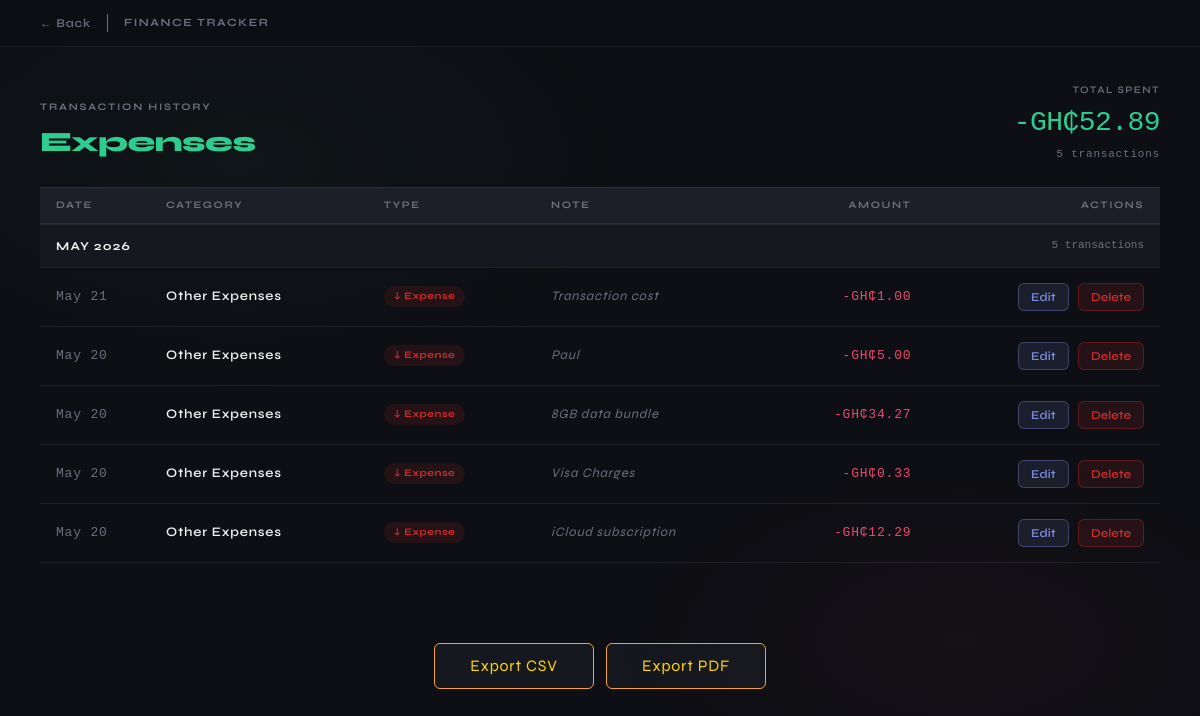
The page /transaction-history?filter=expenses (signed in) on the database its author committed.
### main.py (models this page shows)
class Transaction(db.Model):
    id = db.Column(db.Integer, primary_key=True)
    amount = db.Column(db.Float, nullable=False)
    category = db.Column(db.String(120), nullable=False)
    transaction_type = db.Column(db.String(120), nullable=False)
    month = db.Column(db.String(120), nullable=False)
    year = db.Column(db.String(120), nullable=False)
    dateMonth = db.Column(db.String(120) ,nullable=False)
    note = db.Column(db.String(120), nullable=True)
    user_id = db.Column(db.Integer, db.ForeignKey('user.id'), nullable=False)

### main.py (the view)
@app.route("/transaction-history")
@login_required
def transaction_history():
    filter_type = request.args.get('filter', 'all')
    current_month_str = actual_month(now.month)
    current_year_str = str(now.year)
    last_month_num = 12 if now.month == 1 else now.month - 1
    last_month_year_str = str(now.year - 1) if now.month == 1 else str(now.year)
    last_month_str = actual_month(last_month_num)
    base_query = Transaction.query.filter_by(user_id=current_user.id)
    if filter_type == 'income':
        transactions = base_query.filter_by(transaction_type='income', month=current_month_str,
                                            year=current_year_str).all()
        page_title = "Income"
    elif filter_type == 'expenses':
        transactions = base_query.filter_by(transaction_type='expenses', month=current_month_str,
                                            year=current_year_str).all()
        page_title = "Expenses"
    elif filter_type == 'last_month_income':
        transactions = base_query.filter_by(transaction_type='income', month=last_month_str,
                                            year=last_month_year_str).all()
        page_title = "Last Month Income"
    elif filter_type == 'last_month_expenses':
        transactions = base_query.filter_by(transaction_type='expenses', month=last_month_str,
                                            year=last_month_year_str).all()
        page_title = "Last Month Expenses"
    else:  # 'net' or 'all'
        transactions = base_query.all()
        page_title = "Net Total"
    transactions.sort(key=lambda x: x.id, reverse=True)
    return render_template("transaction-history.html", transactions=transactions, page_title=page_title,
                           filter_type=filter_type)

### main.py (called while the page is built)
def actual_month(fig:int) -> str:
    num:int = fig - 1
    month_string:str = monthStr[num]
    return month_string

@login_manager.user_loader
def load_user(user_id):
    return User.query.get(int(user_id))

### templates/transaction-history.html (shortened to what this page needs)
<!doctype html>
<html lang="en">
  <head>
    <link rel="stylesheet" href="{{ url_for('static', filename='bootstrap.min.css') }}" />
    <link rel="stylesheet" href="{{ url_for('static', filename='styles.css') }}" />
    <link rel="stylesheet" href="{{ url_for('static', filename='history.css') }}" />
  </head>
  <body>
    <div class="topbar">
      <div class="topbar-left">
        <a class="back-btn" href="{{ url_for('home') }}">← Back</a>
        <span class="topbar-brand">FINANCE TRACKER</span>
      </div>
    </div>
    {% set income_list = transactions | selectattr('transaction_type', 'equalto', 'income') | list %}
    {% set expense_list = transactions | selectattr('transaction_type', 'equalto', 'expenses') | list %}
    {% set total_income = income_list | sum(attribute='amount') %}
    {% set total_expenses = expense_list | sum(attribute='amount') %}
    {% if filter_type in ['income', 'last_month_income'] %}
      {% set display_total = total_income %}
      {% set sign = '+' %}
      {% set color_class = 'income' %}
    {% elif filter_type in ['expenses', 'last_month_expenses'] %}
      {% set display_total = total_expenses %}
      {% set sign = '-' %}
      {% set color_class = 'expense' %}
    {% else %}
      {% set display_total = total_income - total_expenses %}
      {% set sign = '+' if display_total >= 0 else '' %}
      {% set color_class = 'income' if display_total >= 0 else 'expense' %}
    {% endif %}
    <div class="page-header">
      <div class="page-title-group">
        <div class="page-eyebrow">Transaction History</div>
        <div class="page-title {{ color_class }}s">{{ page_title }}</div>
      </div>
      <div class="page-summary">
        <div class="summary-label">{{ 'Balance' if filter_type == 'net' else ('Total Earned' if color_class == 'income' else 'Total Spent') }}</div>
        <div class="summary-total {{ color_class }}s">
          {{ sign }}GH₵{{ "%.2f"|format(display_total) }}
        </div>
        <div class="summary-count">{{ transactions | length }} transactions</div>
      </div>
    </div>
    <div class="table-wrap">
      {% if transactions %}
        {% set ns = namespace(current_month='', current_year='') %}
        <table>
          <thead>
            <tr class="col-headers">
              <th>Date</th>
              <th>Category</th>
              <th>Type</th>
              <th>Note</th>
              <th class="right">Amount</th>
              <th class="right">Actions</th>
            </tr>
          </thead>
          <tbody>
            {% for t in transactions %}
              {% if t.month != ns.current_month or t.year|string != ns.current_year %}
                {% set ns.current_month = t.month %}
                {% set ns.current_year = t.year|string %}
                {% set month_txns = transactions | selectattr('month', 'equalto', t.month) | selectattr('year', 'equalto', t.year) | list %}
                <tr class="month-group">
                  <td colspan="4">{{ t.month }} {{ t.year }}</td>
                  <td colspan="2" class="month-count-col">{{ month_txns | length }} transactions</td>
                </tr>
              {% endif %}
              <tr class="data-row">
                <td class="date-cell">{{ t.dateMonth }}</td>
                <td class="category-cell">{{ t.category }}</td>
                <td>
                  <span class="type-pill {{ 'income' if t.transaction_type == 'income' else 'expense' }}">
                    {{ '↑ Income' if t.transaction_type == 'income' else '↓ Expense' }}
                  </span>
                </td>
                <td class="note-cell">{{ t.note or '—' }}</td>
                <td class="amount-cell {{ 'income' if t.transaction_type == 'income' else 'expense' }}s">
                  {{ '+' if t.transaction_type == 'income' else '-' }}GH₵{{ "%.2f"|format(t.amount) }}
                </td>
                <td class="actions-cell">
                  <button type="button" class="btn-edit"
                          data-id="{{ t.id }}"
                          data-amount="{{ t.amount }}"
                          data-category="{{ t.category }}"
                          data-type="{{ t.transaction_type }}"
                          data-note="{{ t.note }}"
                          onclick="openEditModalSafely(this)">
                    Edit
                  </button>
                  <form action="{{ url_for('delete_transaction', tx_id=t.id) }}" method="POST"
                        style="display:inline; margin:0;"
                        onsubmit="return confirm('Are you sure you want to delete this transaction?');">
                    <button type="submit" class="btn-delete">Delete</button>
                  </form>
                </td>
              </tr>
            {% endfor %}
          </tbody>
        </table>
      {% else %}
        <div class="empty">
          <div class="empty-icon">📭</div>
          <p>No transactions found for this category.</p>
        </div>
      {% endif %}
    </div>
    <div class="export-row">
      <a href="{{ url_for('export') }}" class="export btn">Export CSV</a>
      <a href="{{ url_for('export_pdf') }}" class="export btn">Export PDF</a>
    </div>
  </body>
</html>

### static/styles.css (style rules this page uses)
* { margin: 0; padding: 0; box-sizing: border-box; }
body { font-family: 'Syne', sans-serif; background-color: #0e0f14; height: 100vh; color: #fff; letter-spacing: 0.05em; }
a { text-decoration: none; color: inherit; }
.expenses { border-top: 5px solid #e84c6a; background: linear-gradient(135deg, rgba(213, 68, 43, 0.08) 0%, #15171e 40%, #0d0e12 100%); color: #e84c6a; }

### static/history.css (style rules this page uses)
*, *::before, *::after { box-sizing: border-box; margin: 0; padding: 0; }
body { background: #0e0f14; font-family: "Syne", sans-serif; color: #f0f0f0; min-height: 100vh; }
body::before { content: ""; position: fixed; inset: 0; background: radial-gradient( ellipse 60% 50% at 20% 20%, rgba(45, 204, 143, 0.03) 0%, transparent 60% ), radial-gradient( ellipse 50% 40% at 80% 80%, rgba(232, 76, 106, 0.03) 0%, transparent 60% ); pointer-events: none; z-index: 0; }
.topbar { position: sticky; top: 0; z-index: 100; background: rgba(14, 15, 20, 0.85); border-bottom: 1px solid rgba(255, 255, 255, 0.07); display: flex; align-items: center; justify-content: space-between; padding: 14px 40px; }
.topbar-left { display: flex; align-items: center; gap: 16px; }
.back-btn { display: flex; align-items: center; gap: 6px; font-size: 12px; font-weight: 600; color: #6b6f7e; cursor: pointer; background: none; border: none; font-family: "Syne", sans-serif; transition: color 0.15s; text-decoration: none; }
.topbar-brand { font-size: 11px; font-weight: 700; letter-spacing: 0.14em; text-transform: uppercase; color: #6b6f7e; }
.page-header { padding: 36px 40px 24px; display: flex; align-items: flex-end; justify-content: space-between; position: relative; z-index: 1; }
.page-eyebrow { font-size: 10px; font-weight: 700; letter-spacing: 0.18em; text-transform: uppercase; color: #6b6f7e; margin-bottom: 6px; }
.page-title { font-size: 28px; font-weight: 800; letter-spacing: -0.02em; color: #2dcc8f; }
.page-summary { text-align: right; }
.summary-label { font-size: 10px; font-weight: 600; letter-spacing: 0.14em; text-transform: uppercase; color: #6b6f7e; margin-bottom: 4px; }
.summary-total { font-family: "DM Mono", monospace; font-size: 28px; font-weight: 500; color: #2dcc8f; letter-spacing: -0.02em; }
.summary-count { font-size: 11px; color: #6b6f7e; font-family: "DM Mono", monospace; margin-top: 2px; }
.table-wrap { padding: 0 40px 40px; position: relative; z-index: 1; }
table { width: 100%; border-collapse: collapse; }
.col-headers { border-top: 1px solid rgba(255, 255, 255, 0.07); border-bottom: 1px solid rgba(255, 255, 255, 0.07); background: #1d1f28; }
.col-headers th { padding: 10px 16px; font-size: 10px; font-weight: 700; letter-spacing: 0.16em; text-transform: uppercase; color: #6b6f7e; text-align: left; }
.col-headers th.right { text-align: right; }
tbody tr.data-row { border-bottom: 1px solid rgba(255, 255, 255, 0.07); transition: background 0.15s; cursor: default; }
tbody tr.data-row td { padding: 15px 16px; font-size: 13px; vertical-align: middle; }
.date-cell { font-family: "DM Mono", monospace; font-size: 12px; color: #6b6f7e; white-space: nowrap; width: 110px; }
.category-cell { font-weight: 600; }
.type-pill { display: inline-flex; align-items: center; gap: 4px; padding: 3px 10px; border-radius: 20px; font-size: 10px; font-weight: 700; letter-spacing: 0.05em; white-space: nowrap; }
.type-pill.expense { background: rgba(204, 45, 45, 0.12); color: #cc2d2d; }
.note-cell { font-size: 12px; color: #6b6f7e; font-style: italic; max-width: 200px; overflow: hidden; text-overflow: ellipsis; white-space: nowrap; }
.amount-cell { font-family: "DM Mono", monospace; font-size: 14px; font-weight: 500; text-align: right; white-space: nowrap; }
.export { border: 1px solid #f5a623; color: gold; display: block; background: #16181f; width: 200px; margin: 10px auto; }
.expenses { border-top: none; background: none; }

### rows shown on the page
Transaction: month "MAY", year "2026", month_txns "5", dateMonth "May 21", category "Other Expenses", transaction_type "↓ Expense", note "Transaction cost", transaction_type "-", amount "1.00"
Transaction: dateMonth "May 20", category "Other Expenses", transaction_type "↓ Expense", note "Paul", transaction_type "-", amount "5.00"
Transaction: dateMonth "May 20", category "Other Expenses", transaction_type "↓ Expense", note "8GB data bundle", transaction_type "-", amount "34.27"
Transaction: dateMonth "May 20", category "Other Expenses", transaction_type "↓ Expense", note "Visa Charges", transaction_type "-", amount "0.33"
Transaction: dateMonth "May 20", category "Other Expenses", transaction_type "↓ Expense", note "iCloud subscription", transaction_type "-", amount "12.29"

### other values the page prints
{{ page_title }} "Expenses"
{{ sign }} "-"
{{ "%.2f"|format(display_total) }} "52.89"
{{ transactions | length }} "5"
